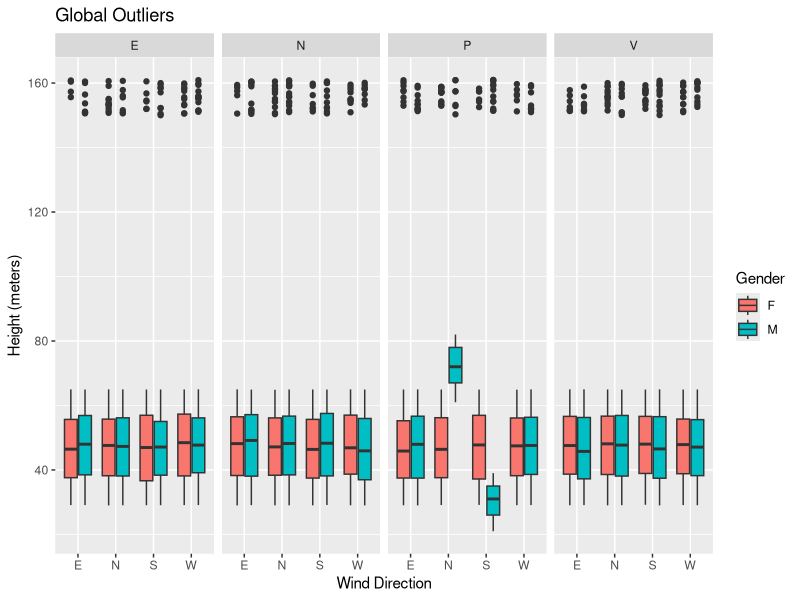
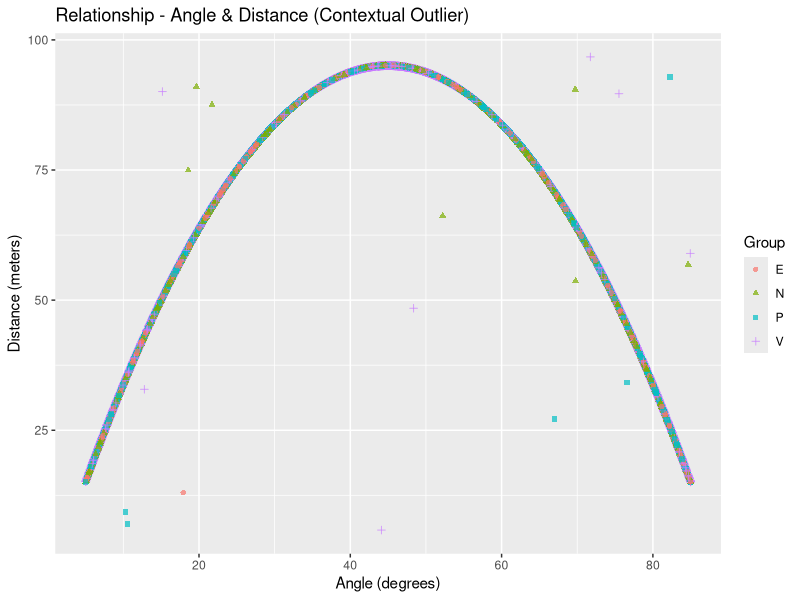
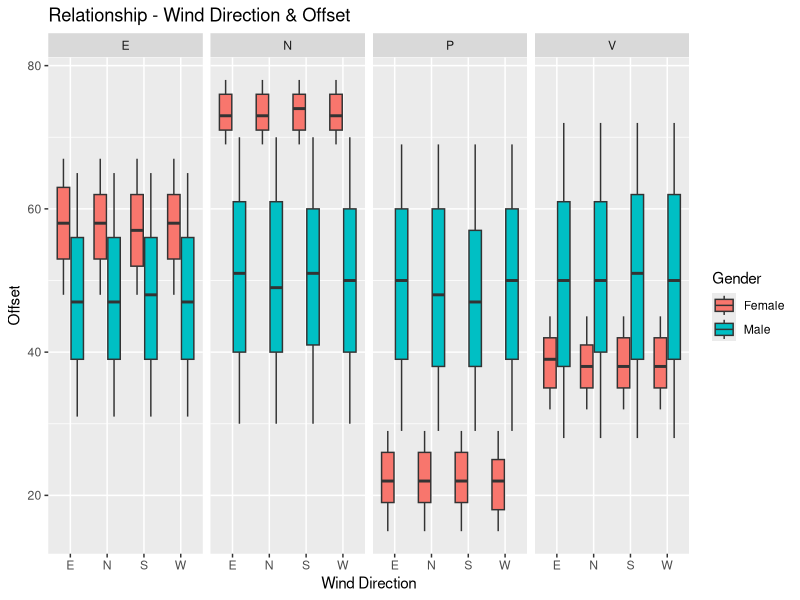
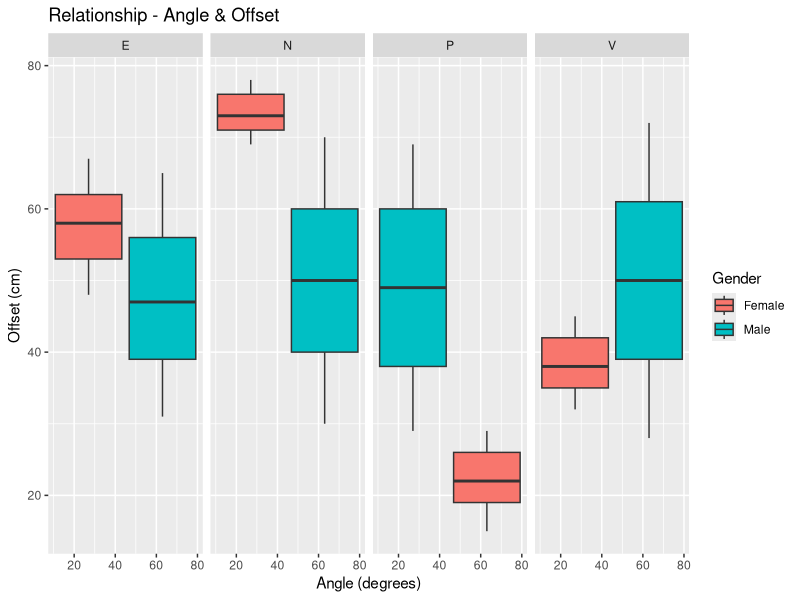
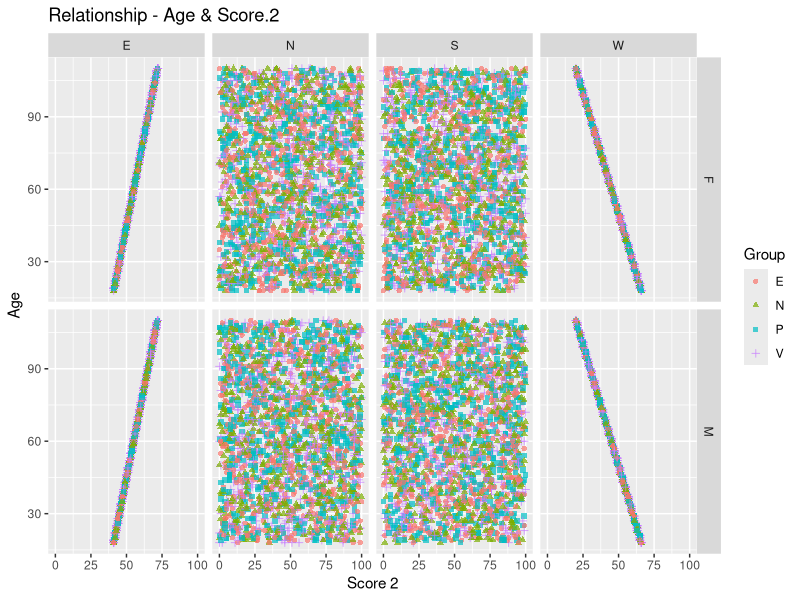

Reproduce these figures in R, in order.
library(ggplot2)
setwd("/users/refracc/Documents/R/SET09120/Coursework")

data <- read.csv("dataset.csv")

# Definite outliers plot (global)
outliers <- ggplot(data, aes(x=Wind.Direction, y=Height, fill=Gender)) + geom_boxplot() + facet_grid(~Group) + xlab("Wind Direction") + ylab("Height (meters)") + labs(title = "Global Outliers")
print(outliers)

# Definite outliers plot (contextual)
# Definite relationship plot
rel <- ggplot(data, aes(x=Angle, y=Distance, color=Group, shape=Group)) + geom_point(alpha = 0.7) + labs(title="Relationship - Angle & Distance (Contextual Outlier)") + xlab("Angle (degrees)") + ylab("Distance (meters)") + scale_fill_discrete(name = "Group", labels = c("Experienced", "Novice", "Professional", "Very Experienced"))
print(rel)

# Definite relationship plot
relationship <- ggplot(data, aes(x=Wind.Direction, y=Offset, fill=Gender)) + geom_boxplot() + facet_grid(~Group) + xlab("Wind Direction") + labs(title = "Relationship - Wind Direction & Offset") + scale_fill_discrete(name = "Gender", labels = c("Female", "Male"))
print(relationship)

# Definite relationship plot
relationship1 <- ggplot(data, aes(x=Angle, y=Offset, fill=Gender)) + geom_boxplot() + facet_grid(~Group) + xlab("Angle (degrees)") + ylab("Offset (cm)") + labs(title = "Relationship - Angle & Offset") + scale_fill_discrete(name = "Gender", labels = c("Female", "Male"))
print(relationship1)

# Definite relationship plot
re <- ggplot(data, aes(x=Score.2, y=Age, color=Group, shape=Group)) + geom_point(alpha = 0.7) + facet_grid(Gender~Wind.Direction)  + scale_fill_discrete(name = "Group", labels = c("Experienced", "Novice", "Professional", "Very Experienced")) + xlab("Score 2") + labs(title = "Relationship - Age & Score.2")
print(re)
